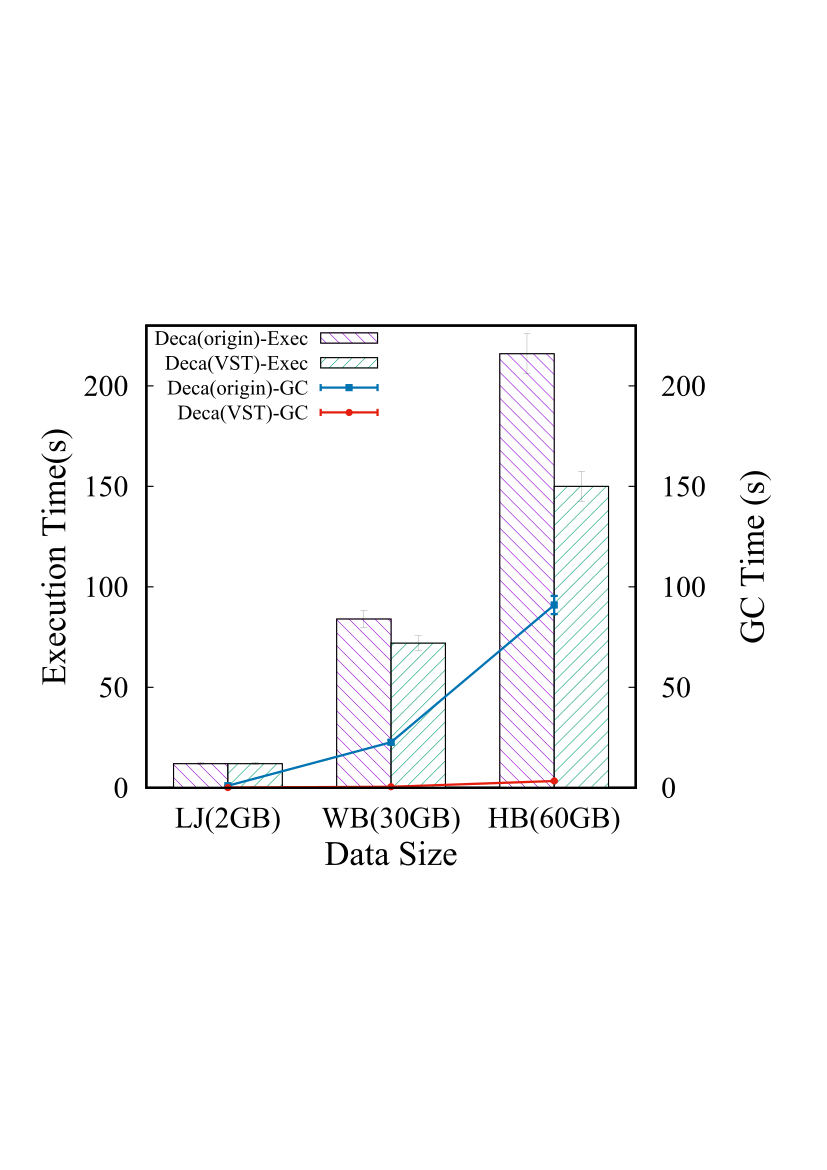

The script that saved this image:
set terminal push
set terminal postscript eps solid color linewidth 2 "TimesNewRomanPSMT" 26
set output 'vst-pr-errbar.eps'
set datafile separator ","
set style data histogram
set style histogram errorbars gap 1
set style fill solid 0.4 border
set style fill pattern 4 border -1

set xtics nomirror
set xlabel "Data Size" font ",30" offset 0,0.3
set xrange [-0.5:2.5] 

set ytics nomirror
set ylabel "Execution Time(s)" font ",30" offset 1.5,0
set yrange [0 : 230]
set ytics 0,50,230

set y2tics nomirror
set y2label "GC Time (s)" font ",30" offset -1.5,0
set y2range [0:230]
set y2tics 0,50,230
set key left  spacing 1.2 font ",18" at -0.8,230

plot 'vst-pr-time-errbar.dat' using 2:3:xticlabels(1) title columnheader(2), \
     '' using 4:5:xticlabels(1) title columnheader(4),\
	 'vst-pr-gc-errbar.dat' using 1:($3):4:xticlabels(2) w yerrorlines pt 5 ps 0 lw 2 lc 6 axis x1y2 title columnheader(3), \
	 '' using 1:($5):6:xticlabels(2) w yerrorlines pt 7 ps 0 lw 2 lc 7 axis x1y2 title columnheader(5)

set output
#set terminal wxt
set terminal pop
